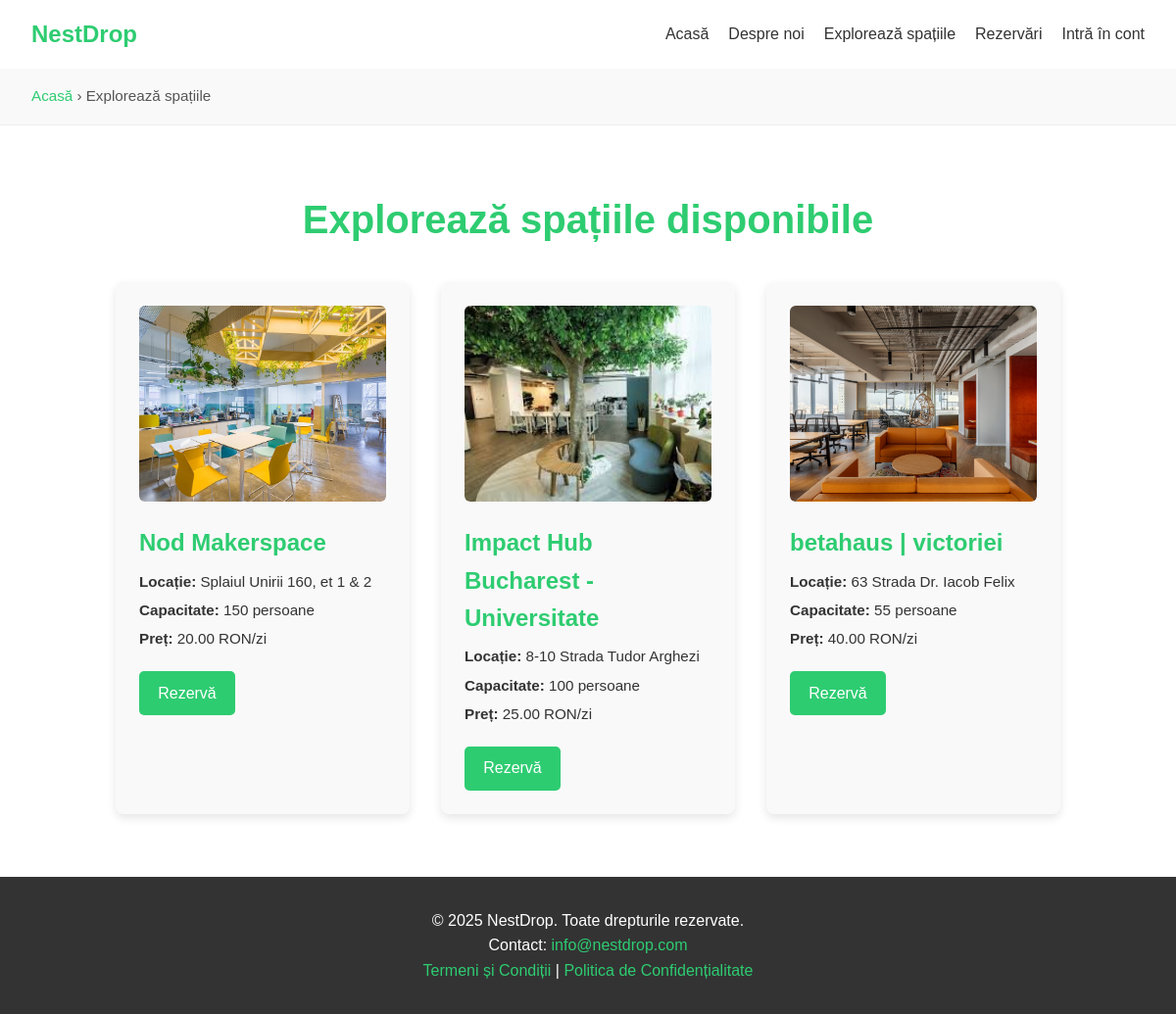
Screenshot of /deskdrop/spaces/ with the database file from the repository.
### deskdrop/models.py (models this page shows, shortened)
class Space(models.Model):
    name = models.CharField(max_length=100)
    location = models.CharField(max_length=200)
    capacity = models.IntegerField()
    price_per_day = models.DecimalField(max_digits=10, decimal_places=2)  # Preț în RON
    available = models.BooleanField(default=True)
    created_at = models.DateTimeField(auto_now_add=True)
    image = models.ImageField(upload_to='spaces/', null=True, blank=True)

### deskdrop/views.py (the view)
# urls.py: path("spaces/", views.space_list, name='spaces'),
def space_list(request):
    spaces = Space.objects.all()
    return render(request, 'spaces.html', {'spaces': spaces})

### deskdrop/templates/spaces.html (shortened to what this page needs)
{% extends 'base.html' %}
{% block breadcrumb %}
 › Explorează spațiile
{% endblock breadcrumb %}
{% load static %}
{% block head %}
<link rel="stylesheet" href="{% static 'css/spaces.css' %}">
{% endblock %}
{% block content %}
<section class="spaces-section">
    <h2>Explorează spațiile disponibile</h2>
    <div class="space-grid">
        {% for space in spaces %}
            <div class="space-card">
                {% if space.image %}
                    <img src="{{ space.image.url }}" alt="Imagine {{ space.name }}">
                {% endif %}
                <h3>{{ space.name }}</h3>
                <p><strong>Locație:</strong> {{ space.location }}</p>
                <p><strong>Capacitate:</strong> {{ space.capacity }} persoane</p>
                <p><strong>Preț:</strong> {{ space.price_per_day }} RON/zi</p>
                <a href="{% url 'book_space' space.id %}" class="btn">Rezervă</a>
            </div>
        {% empty %}
            <p>Nu există spații disponibile momentan.</p>
        {% endfor %}
    </div>
</section>
{% endblock %}

### static/css/spaces.css (style rules this page uses)
.spaces-section { max-width: 1200px; margin: 4rem auto; padding: 0 1rem; text-align: center; }
.spaces-section h2 { font-size: 2.5rem; color: #2ecc71; margin-bottom: 2rem; }
.space-grid { display: flex; flex-wrap: wrap; gap: 2rem; justify-content: center; }
.space-card { background-color: #f9f9f9; border-radius: 8px; padding: 1.5rem; max-width: 300px; box-shadow: 0 4px 10px rgba(0, 0, 0, 0.1); text-align: left; }
.space-card img { width: 100%; height: 200px; object-fit: cover; border-radius: 6px; margin-bottom: 1rem; }
.space-card h3 { color: #2ecc71; font-size: 1.5rem; margin-bottom: 0.5rem; }
.space-card p { margin: 0.3rem 0; font-size: 0.95rem; }
.space-card .btn { display: inline-block; margin-top: 1rem; padding: 0.6rem 1.2rem; background-color: #2ecc71; color: #fff; border-radius: 5px; text-decoration: none; font-weight: 500; text-align: center; }

### static/css/main.css (style rules this page uses)
* { margin: 0; padding: 0; box-sizing: border-box; font-family: Arial, sans-serif; }
body { color: #333; line-height: 1.6; }
h2 { text-align: center; color: #2ecc71; margin-bottom: 1.5rem; }

### rows the page displays
Space: image (picture), name "Nod Makerspace", location "Splaiul Unirii 160, et 1 & 2", capacity "150", price_per_day "20.00"
Space: image (picture), name "Impact Hub Bucharest - Universitate", location "8-10 Strada Tudor Arghezi", capacity "100", price_per_day "25.00"
Space: image (picture), name "betahaus | victoriei", location "63 Strada Dr. Iacob Felix", capacity "55", price_per_day "40.00"
